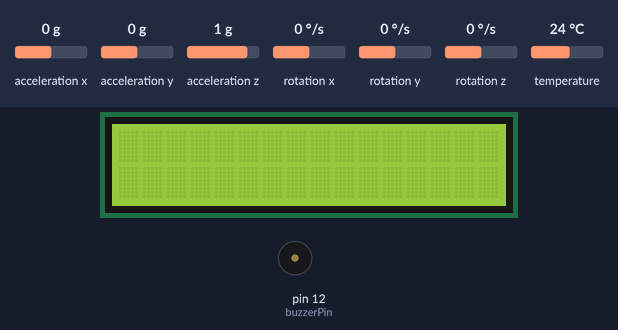
Simulated run of this sketch. Board: Arduino Uno, built with avr-gcc and run on an emulated ATmega328P. On the bench: 16×2 character LCD, buzzer (waves = sounding). Inputs (shaded band) come from the test bench; at power-on: rotation x 0 °/s, acceleration x 0 g, acceleration y 0 g, acceleration z 1 g, rotation y 0 °/s, rotation z 0 °/s, temperature 24 °C.

Above: at 1.2 s.
1.3 s: rotation x set to -26 °/s
3.3 s: rotation x set to -33 °/s
At 4.6 s:
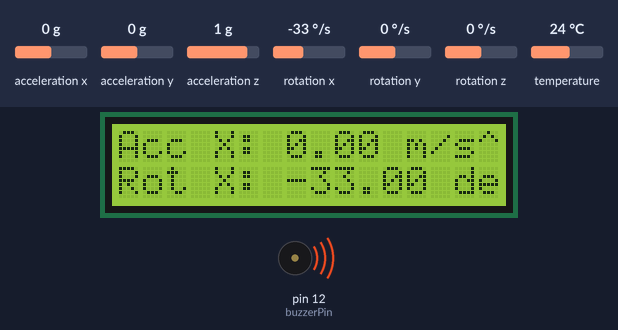
6.7 s: acceleration x set to -1.4 g
At 15.4 s:
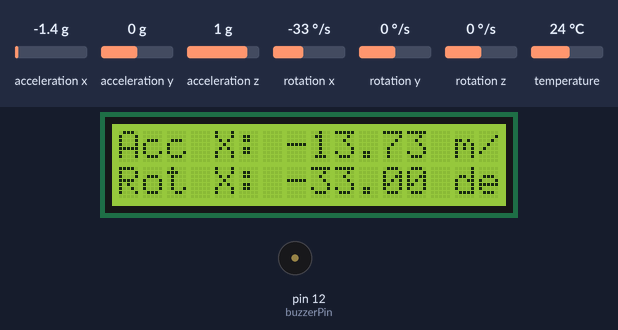
Timing chart, 0 to 16.8 s (numbered marks = the images above; inputs shaded):
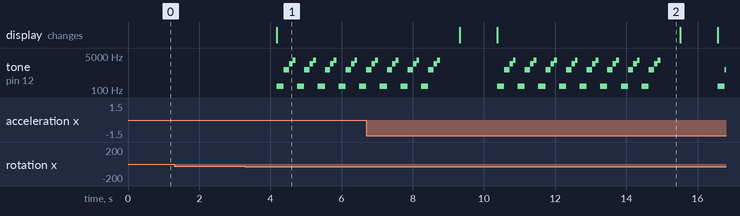

Measured:
- the behaviour switches between -30 and -31 °/s on rotation x (found by bisection; images 0 and 1)
- after the input at 1.3 s, every drawn part: stays the same
- after the input at 3.3 s, tone on pin 12 (buzzerPin): silent → 150 Hz after 0.88 s, then repeats every 0.58 s: 1000 Hz 0.15 s, 2000 Hz 0.10 s, 3000 Hz 0.08 s, silent 0.05 s, 150 Hz 0.20 s; the display: changes after 0.88 s (image 1)
- after the input at 6.7 s, the display: first differs from a run without the input after 3.7 s (image 2)

The sketch:

Acclerometer.ino
```cpp
#include <Wire.h>
#include <Adafruit_MPU6050.h>
#include <Adafruit_Sensor.h>
#include <LiquidCrystal_I2C.h>
#define LCD_COLS    16
#define LCD_ROWS    2

Adafruit_MPU6050 mpu;
LiquidCrystal_I2C lcd(0x27, LCD_COLS, LCD_ROWS); // Change the address (0x27) to match your LCD's address
const int buzzerPin = 12; // Buzzer pin

void setup() {
  Serial.begin(115200);
  while (!Serial)
    delay(10); // Wait for serial monitor to open

  if (!mpu.begin()) {
    Serial.println("Failed to find MPU6050 chip");
    while (1) {
      delay(10);
    }
  }
  pinMode(buzzerPin, OUTPUT); // Set buzzer pin as output

  lcd.init(); // Initialize the LCD
  lcd.backlight(); // Turn on the backlight
  lcd.clear(); // Clear the LCD screen
}

void loop() {
  delay(10);
  sensors_event_t acc, gcc, temp;
  mpu.getEvent(&acc, &gcc, &temp);

  // Check rotation and sound the buzzer if it's too high
  if (abs(gcc.gyro.x * 180 / PI) > 30) { // Adjust threshold as needed

  lcd.setCursor(0, 0);
  lcd.print("Acc X: ");
  lcd.print(acc.acceleration.x);
  lcd.print(" m/s^2");

  lcd.setCursor(0, 1);
  lcd.print("Rot X: ");
  lcd.print(gcc.gyro.x * 180 / PI); // Convert radians to degrees for easier reading
  lcd.print(" deg/s");

    for (int i = 0; i < 8; i++) { // Play 8 beats
      // Bass-like tone
      tone(buzzerPin, 150); // Sound the buzzer at 150 Hz (bass-like tone)
      delay(200); // Sound for 200ms
      noTone(buzzerPin); // Stop the bass-like tone

      // Trumpet-like tone
      tone(buzzerPin, 1000); // Sound the buzzer at 1000 Hz (trumpet-like tone)
      delay(150); // Sound for 150ms
      noTone(buzzerPin); // Stop the trumpet-like tone

      // Melodic tone
      tone(buzzerPin, 2000); // Sound the buzzer at 2000 Hz (melodic tone)
      delay(100); // Sound for 100ms
      noTone(buzzerPin); // Stop the melodic tone

      // Chime-like tone
      tone(buzzerPin, 3000); // Sound the buzzer at 3000 Hz (chime-like tone)
      delay(80); // Sound for 80ms
      noTone(buzzerPin); // Stop the chime-like tone

      delay(50); // Pause between tones
    }
    delay(500); // Pause between sequences (to give a pause between dance moves)
  }
  lcd.clear();
  delay(1000); // Adjust delay as needed
}
```
